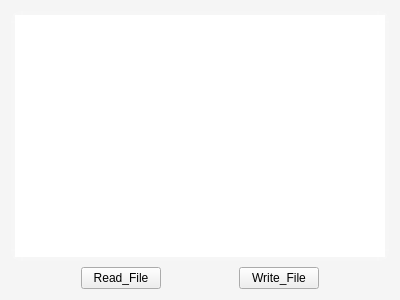
<?xml version="1.0" encoding="UTF-8"?>
<ui version="4.0">
 <class>Deal_File</class>
 <widget class="QWidget" name="Deal_File">
  <property name="geometry">
   <rect>
    <x>0</x>
    <y>0</y>
    <width>400</width>
    <height>300</height>
   </rect>
  </property>
  <property name="windowTitle">
   <string>Form</string>
  </property>
  <property name="styleSheet">
   <string notr="true">#Deal_File{

background:rgb(245,245,245)
}</string>
  </property>
  <layout class="QGridLayout" name="gridLayout">
   <item row="0" column="0" colspan="5">
    <widget class="QTextEdit" name="textEdit">
     <property name="styleSheet">
      <string notr="true">#textEdit{
	 border-style:outset;
                     border-width:4px;
                     border-radius:10px;
                     border-color:rgba(255,255,255,30);
font-size:16px;
}

</string>
     </property>
    </widget>
   </item>
   <item row="1" column="0">
    <spacer name="horizontalSpacer_2">
     <property name="orientation">
      <enum>Qt::Horizontal</enum>
     </property>
     <property name="sizeHint" stdset="0">
      <size>
       <width>66</width>
       <height>20</height>
      </size>
     </property>
    </spacer>
   </item>
   <item row="1" column="1">
    <widget class="QPushButton" name="readfile">
     <property name="styleSheet">
      <string notr="true">QPushButton{

                     background-color:rgba(255,165,0);
                     border-style:outset;
                     border-width:6px;
                     border-radius:10px;
                     border-color:rgba(255,255,255,30);
                     font:bold 10px;
                     color:rgba(0,0,0,100);
                     padding:6px;
color:white;

font-size:16px;
font-family:'微软雅黑'
                     }


                     QPushButton:pressed{
                     background-color:rgba(100,255,100,200);
                     border-color:rgba(255,255,255,30);
                     border-style:inset;
                     color:rgba(0,0,0,100);
                     }
 
                     QPushButton:hover{
                     background-color:rgba(100,255,100,100);
                     border-color:rgba(255,255,255,200);
                     color:rgba(0,0,0,200);&quot;
                     }
                    </string>
     </property>
     <property name="text">
      <string>Read_File</string>
     </property>
    </widget>
   </item>
   <item row="1" column="2">
    <spacer name="horizontalSpacer">
     <property name="orientation">
      <enum>Qt::Horizontal</enum>
     </property>
     <property name="sizeHint" stdset="0">
      <size>
       <width>67</width>
       <height>20</height>
      </size>
     </property>
    </spacer>
   </item>
   <item row="1" column="3">
    <widget class="QPushButton" name="pushButton_2">
     <property name="styleSheet">
      <string notr="true">QPushButton{

                     background-color:rgba(255,165,0);
                     border-style:outset;
                     border-width:6px;
                     border-radius:10px;
                     border-color:rgba(255,255,255,30);
                     font:bold 10px;
                     color:rgba(0,0,0,100);
                     padding:6px;
color:white;

font-size:16px;
font-family:'微软雅黑'
                     }


                     QPushButton:pressed{
                     background-color:rgba(100,255,100,200);
                     border-color:rgba(255,255,255,30);
                     border-style:inset;
                     color:rgba(0,0,0,100);
                     }
 
                     QPushButton:hover{
                     background-color:rgba(100,255,100,100);
                     border-color:rgba(255,255,255,200);
                     color:rgba(0,0,0,200);&quot;
                     }
                    </string>
     </property>
     <property name="text">
      <string>Write_File</string>
     </property>
    </widget>
   </item>
   <item row="1" column="4">
    <spacer name="horizontalSpacer_3">
     <property name="orientation">
      <enum>Qt::Horizontal</enum>
     </property>
     <property name="sizeHint" stdset="0">
      <size>
       <width>66</width>
       <height>20</height>
      </size>
     </property>
    </spacer>
   </item>
  </layout>
 </widget>
 <resources/>
 <connections/>
</ui>
